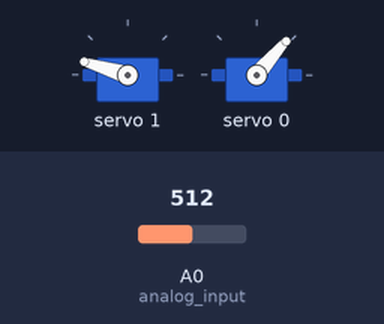
Simulated run of this sketch. Board: Arduino Uno, built with avr-gcc and run on an emulated ATmega328P. On the bench: 2 × servo. The inputs (shaded band) are chosen by the test bench; at power-on: A0 (analog_input) = 512. What the sketch prints to the serial monitor is not drawn.

Above: at 5.2 s.
5.3 s: A0 (analog_input) set to 0
At 5.89 s:
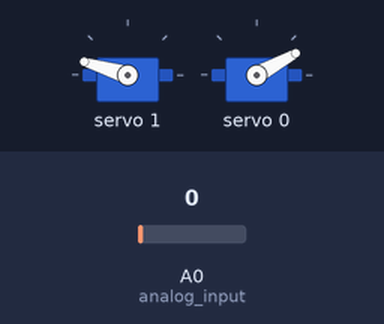
11.3 s: A0 (analog_input) set to 8
At 12.19 s:
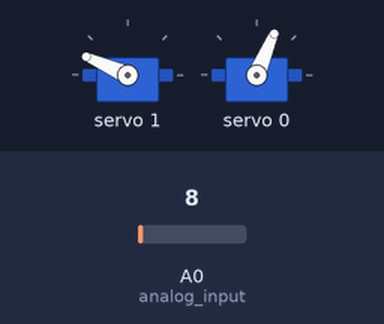
14.3 s: A0 (analog_input) set to 11
At 17.83 s:
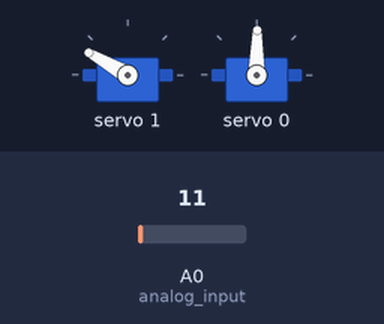
Timing chart, 0 to 31.2 s (numbered marks = the images above; inputs shaded):
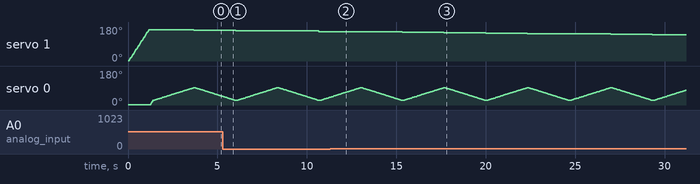

Measured:
- the behaviour switches between 9 and 10 on A0 (analog_input) (found by bisection; images 2 and 3)

The sketch:

sun_tracker.ino
```cpp
/*
 *  Hardware and software spec:
 *  - compiled in Arduino IDE 1.8.13 for: NodeMCU 1.0 (ESP-12E Module)
 *  - ESP8266 NodeMCU v2.
 *  - 2x servo SG90 analog.
 *  - PCA9685 16-channel PWM servo driver.
 *  - photoresistor + pull up 10k resistor.
 *  - hand mande skeleton.
 *  - some RC parts for step motors and servos.
 *
 *  Changelog.
 *  v7:
 *  - removed WiFi commented code.
 *  - back to previous version of printing insolation matrix (memory issues).
 *  - added Python script for transforming insolation matrix to proper one.
 *
 *  v6:
 *  - commented part of code for sending data by WiFi.
 *  - added function to proper printing matrix with insolation points and their positions on sphere.
 *
 *  v5:
 *  - added WiFi part of code (send JSON with insolation data to RESTful API server).
 *
 *  v4:
 *  - new version of full_scan function (reversed h and v axis to avoid vibration from heavier part of mechanism).
 *
 *  v3:
 *  - new function set_angle_microsec to calculate and make movement based on pwm.writeMicroseconds method.
 *    It gives more smoothly and slower movements than previos function based on pwm.setPWM method.
 *
 *  v2:
 *  - new function full_scan_max for scanning some bigger part of sphere.
 *    It gives better results than previos functions (find_brighter_position_h, find_brighter_position_v)
 *    to find point with better insolation value online. These two functions were generating problems
 *    and there are more sensitive on some fluctuactions from photoresistor.
 *
*/

#include "Wire.h"
#include "Adafruit_PWMServoDriver.h"

// Movements range settings.
// The rest of settings is in full_scan function.
const int v_steps = 60; // the range shoud be equal 60 degrees. Why 60? It is empirical value.
const int h_steps = 60; // 30 or 60 steps;

// Servo settings.
const int SERVO_MIN_MICROSEC_LEN = 500;  // rounded 'minimum' microsecond length based on the minimum pulse of 100.
const int SERVO_MAX_MICROSEC_LEN = 2600; // rounded 'maximum' microsecond length based on the maximum pulse of 600.
const int SERVO_FREQ = 50; // analog servos run at ~50 Hz updates

// H - horizontal.
// V - vertical.
const int H = 1;
const int V = 0;

// D1 -> SCL.
// D2 -> SDA.
// 0x40 - PCA9685.
Adafruit_PWMServoDriver pwm = Adafruit_PWMServoDriver(0x40);

// Analog read.
const int analog_input = A0;

void setup() {
  Serial.begin(115200);

  // Servo driver init.
  pwm.begin();
  pwm.setOscillatorFrequency(25000000);
  pwm.setPWMFreq(SERVO_FREQ);
}


// This function takes servo number and angle to set and make this movement on given servo number.
// The writeMicrosecond function gives me more smoothly movement than setPWM method because of loop is more dense.
int servo_prev_angle[16] = {};  // 16 servo channels.
void set_angle_microsec(int servo_nr, int new_angle) {

  int prev_angle = servo_prev_angle[servo_nr];
  if (new_angle == prev_angle) {
    return;
  }

  // Map angles to microseconds.
  int prev_microsec = map(prev_angle, 0, 180, SERVO_MIN_MICROSEC_LEN, SERVO_MAX_MICROSEC_LEN);
  int new_microsec  = map(new_angle,  0, 180, SERVO_MIN_MICROSEC_LEN, SERVO_MAX_MICROSEC_LEN);

  // Run servo.
  int steps        = abs(new_microsec - prev_microsec);
  int inc_microsec = (new_microsec > prev_microsec) ? 1 : -1;
  int microsec     = prev_microsec;
  for(int i=0; i < steps; i++) {
    pwm.writeMicroseconds(servo_nr, microsec);
    microsec += inc_microsec;
  }

  // Save new angle for next movements.
  servo_prev_angle[servo_nr] = new_angle;
}


/* Best insolation attributes */
int best_insolation = 0; // higher value means brighter.
int best_angle_h = 0;
int best_angle_v = 0;

const int scan_delay = 5 * 60 * 1000; // in minutes
void loop() {
  /*
     Find best position with best insolation.
     I always run full scan because of:
      - sometimes the clouds cover the sun. In this case for partial scanning the sensor can go in wrong place (local maximum).
      - less problems to solve.
      - simpler code.
      - better precision for full scanning instead of partial scanning.
   */
  full_scan();
  delay(1000);

  set_angle_microsec(V, best_angle_v);
  set_angle_microsec(H, best_angle_h);
  print_best_position_info();

  delay(scan_delay);
}


// Scanning defined part of sphere for finding best position of h, v with max insolation value.
// Horizontal movement is less often because this axis has bigger inercy and causes more vibration.
void full_scan() {

  // Reset best values.
  best_insolation = 0;
  best_angle_h = 0;
  best_angle_v = 0;

  int current_insolation = 0;

  /*
   *  Definition of sphere to scan.
   *  Starting point and range of movements.
  */

  // Movement in (v)ertical layer - processing in this way to eliminate one not needed transition. Final route has rectangular shape.
  int flag_v = 0; // to change direction of movement.
  int v_inc  = -1;
  const int start_angle_v = 25; // 25 degree of sensor arm means horizontal position of this arm.
  const int stop_angle_v  = start_angle_v + (v_steps * abs(v_inc));

  // Movement in (h)orizontal layer.
  // Range 45-135 degrees (90 degrees wide), 3inc step --> 90/3 = 30 steps.
  // or 30-150 degrees (120 degrees wide), 2inc step --> 120/2 = 60 steps.
  int h     = 150; // 135 or 150
  int h_inc = -2; // -3 or -2

  // Main loop.
  const int delay_h_v = 30;
  for (int i=0; i < h_steps; i++) {

    // Set new h position.
    set_angle_microsec(H, h);
    delay(delay_h_v);

    // Reverse order of v iteration.
    int v = (flag_v % 2) ? stop_angle_v : start_angle_v;
    v_inc *= -1;

    // Movement in vertical layer.
    for (int j=0; j < v_steps; j++) {

      // Set new v position.
      set_angle_microsec(V, v);
      v += v_inc;

      current_insolation = analogRead(analog_input);
      if (current_insolation > best_insolation) {
        best_insolation = current_insolation;
        best_angle_h = h;
        best_angle_v = v;
      }

      Serial.print(current_insolation);
      if (j < v_steps) {
        Serial.print(",");
      }

      delay(delay_h_v);
    }
    Serial.println();

    flag_v++;
    h += h_inc;
  }
}


void print_best_position_info() {
  Serial.print("best values: v(");
  Serial.print(best_angle_v);
  Serial.print("), h(");
  Serial.print(best_angle_h);
  Serial.print("), insolation: ");
  Serial.print(best_insolation);
  Serial.println("");
}
```
